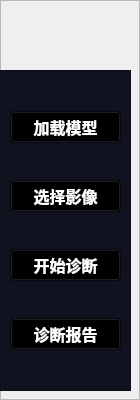
         <widget class="QFrame" name="frame_3">
          <property name="styleSheet">
           <string notr="true">#frame_3{
	border-bottom-left-radius:22px;
	
	background-color:rgb(16,18,31);
}</string>
          </property>
          <property name="frameShape">
           <enum>QFrame::StyledPanel</enum>
          </property>
          <property name="frameShadow">
           <enum>QFrame::Raised</enum>
          </property>
          <widget class="QFrame" name="frame_7">
           <property name="geometry">
            <rect>
             <x>0</x>
             <y>70</y>
             <width>131</width>
             <height>321</height>
            </rect>
           </property>
           <property name="styleSheet">
            <string notr="true">background-color:rgb(16,18,31);</string>
           </property>
           <property name="frameShape">
            <enum>QFrame::StyledPanel</enum>
           </property>
           <property name="frameShadow">
            <enum>QFrame::Raised</enum>
           </property>
           <layout class="QVBoxLayout" name="verticalLayout_2">
            <item>
             <widget class="QPushButton" name="pushButton_5">
              <property name="styleSheet">
               <string notr="true">QPushButton{
	color:white;
	font-weight:bold;
	font-family:&quot;微软雅黑&quot;;
	background-color:transparent;
	font-size:16px;
}
QPushButton:hover {
background-color: rgba(211, 211, 211, 50%);
border-radius: 5px;
}
QPushButton:pressed {

border-width: 1px;
padding-top: 4px;
padding-left: 4px;
}</string>
              </property>
              <property name="text">
               <string>加载模型</string>
              </property>
              <property name="icon">
               <iconset>
                <normaloff>../icons/加载模型.png</normaloff>../icons/加载模型.png</iconset>
              </property>
             </widget>
            </item>
            <item>
             <widget class="QPushButton" name="pushButton_6">
              <property name="styleSheet">
               <string notr="true">QPushButton{
	color:white;
	font-weight:bold;
	font-family:&quot;微软雅黑&quot;;
	background-color:transparent;
	font-size:16px;
}
QPushButton:hover {
background-color: rgba(211, 211, 211, 50%);
border-radius: 5px;
}
QPushButton:pressed {

border-width: 1px;
padding-top: 4px;
padding-left: 4px;
}</string>
              </property>
              <property name="text">
               <string>选择影像</string>
              </property>
              <property name="icon">
               <iconset>
                <normaloff>../icons/选择影像.png</normaloff>../icons/选择影像.png</iconset>
              </property>
             </widget>
            </item>
            <item>
             <widget class="QPushButton" name="pushButton_9">
              <property name="styleSheet">
               <string notr="true">QPushButton{
	color:white;
	font-weight:bold;
	font-family:&quot;微软雅黑&quot;;
	background-color:transparent;
	font-size:16px;
}
QPushButton:hover {
background-color: rgba(211, 211, 211, 50%);
border-radius: 5px;
}
QPushButton:pressed {

border-width: 1px;
padding-top: 4px;
padding-left: 4px;
}</string>
              </property>
              <property name="text">
               <string>开始诊断</string>
              </property>
              <property name="icon">
               <iconset>
                <normaloff>../icons/开始推理.png</normaloff>../icons/开始推理.png</iconset>
              </property>
             </widget>
            </item>
            <item>
             <widget class="QPushButton" name="pushButton_11">
              <property name="styleSheet">
               <string notr="true">QPushButton{
	color:white;
	font-weight:bold;
	font-family:&quot;微软雅黑&quot;;
	background-color:transparent;
	font-size:16px;
}
QPushButton:hover {
background-color: rgba(211, 211, 211, 50%);
border-radius: 5px;
}
QPushButton:pressed {

border-width: 1px;
padding-top: 4px;
padding-left: 4px;
}</string>
              </property>
              <property name="text">
               <string>诊断报告</string>
              </property>
              <property name="icon">
               <iconset>
                <normaloff>../icons/诊断报告.png</normaloff>../icons/诊断报告.png</iconset>
              </property>
             </widget>
            </item>
           </layout>
          </widget>
         </widget>
